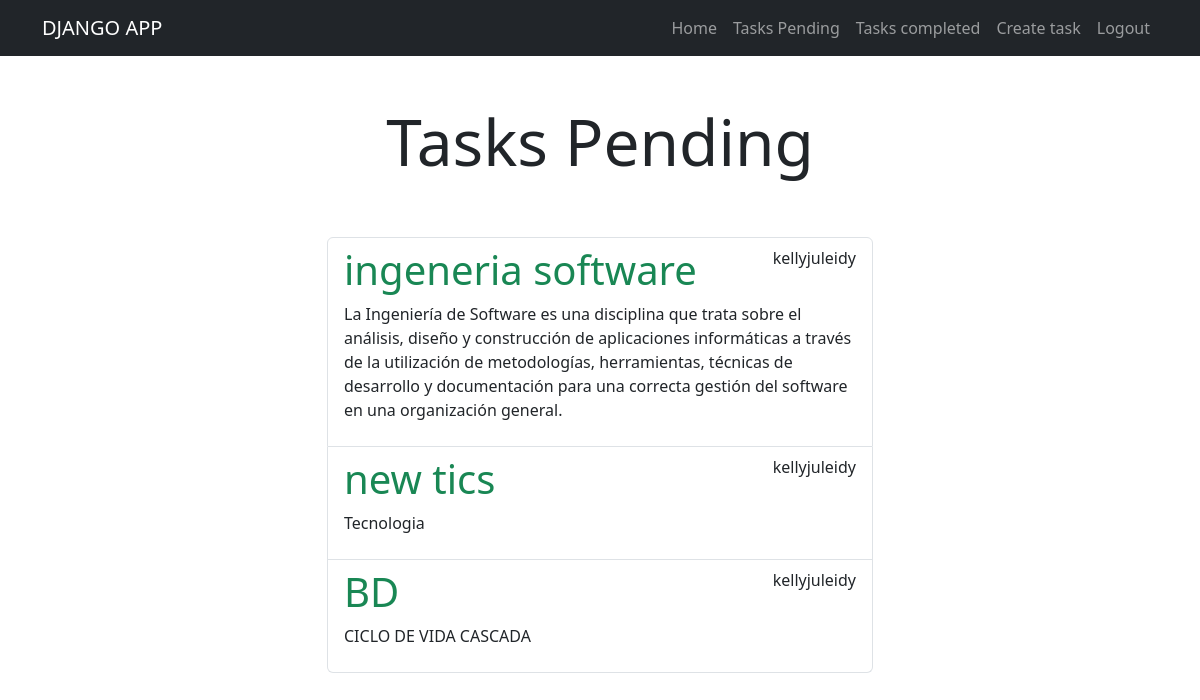
Page /tasks/ (signed in) on the committed database.
### tasks/models.py (models this page shows, shortened)
class Task(models.Model):
    title = models.CharField(max_length=150)
    description = models.TextField(blank=True)
    created = models.DateTimeField(auto_now_add=True)
    datecompleted = models.DateTimeField(null=True, blank=True)
    important = models.BooleanField(default=False)
    user = models.ForeignKey(User, on_delete=models.CASCADE)

### tasks/views.py (the view)
# urls.py: path('tasks/',views.tasks, name='tasks' ),
@login_required
def tasks(request):
    tasks = Task.objects.filter(user=request.user, datecompleted__isnull=True)
    return render(request, 'tasks.html', {'tasks': tasks })

### tasks/templates/tasks.html (shortened to what this page needs)
{% extends 'base.html' %}
{% block content %}
<main class="container">
    <div class="row">
        <div class="col-md-6 offset-md-3">
            <h1 class="text-center display-3 py-5">Tasks Pending</h1>
            <ul class="list-group">
                {% for task in tasks %}
                <a class="list-group-item" href="{% url 'task_detail' task.id %}">
                        <header class="d-flex justify-content-between">
                            {% if task.important %}
                            <h1 class="fw_bold text-success">{{task.title}}</h1>
                            {% else %}
                            <h1 class="fw-bold">{{task.title}}</h1>
                            {% endif %}
                            <p>{{task.user.username}}</p>
                        </header>
                        <p>{{task.description}}</p>
                </a>
                {% endfor %}
            </ul>
        </div>
    </div>
</main>
{% endblock %}

### rows in the picture
Task: title "ingeneria software", user.username "kellyjuleidy", description "La Ingeniería de Software es una disciplina que trata sobre el análisis, diseño y construcción de aplicaciones informáticas a través de la utilización de metodologías, herramientas, técnicas de desarrollo y documentación para una correcta gestión del software en una organización general."
Task: title "new tics", user.username "kellyjuleidy", description "Tecnologia"
Task: title "BD", user.username "kellyjuleidy", description "CICLO DE VIDA CASCADA"
